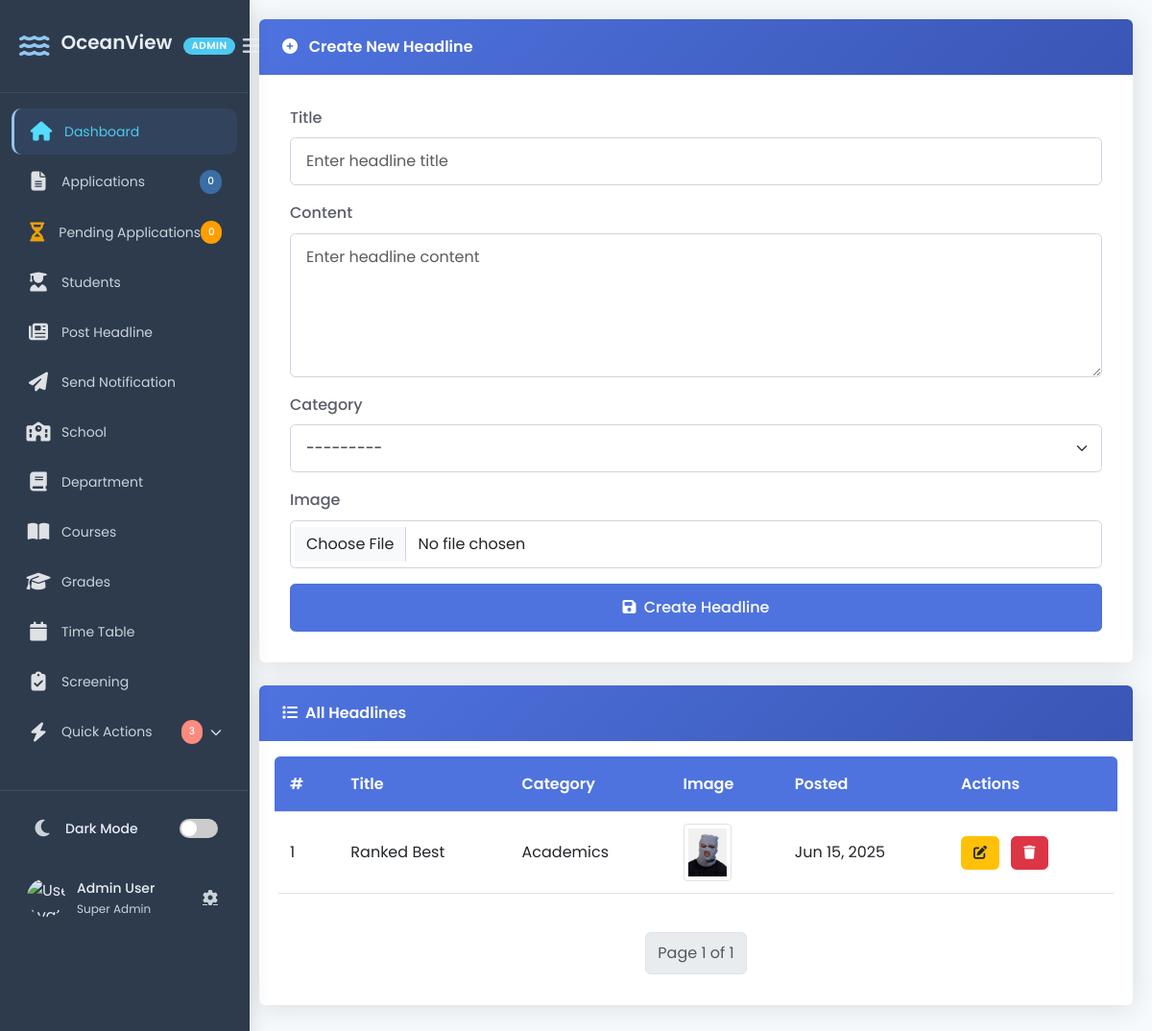
The page /headline/ on the database as committed earlier.
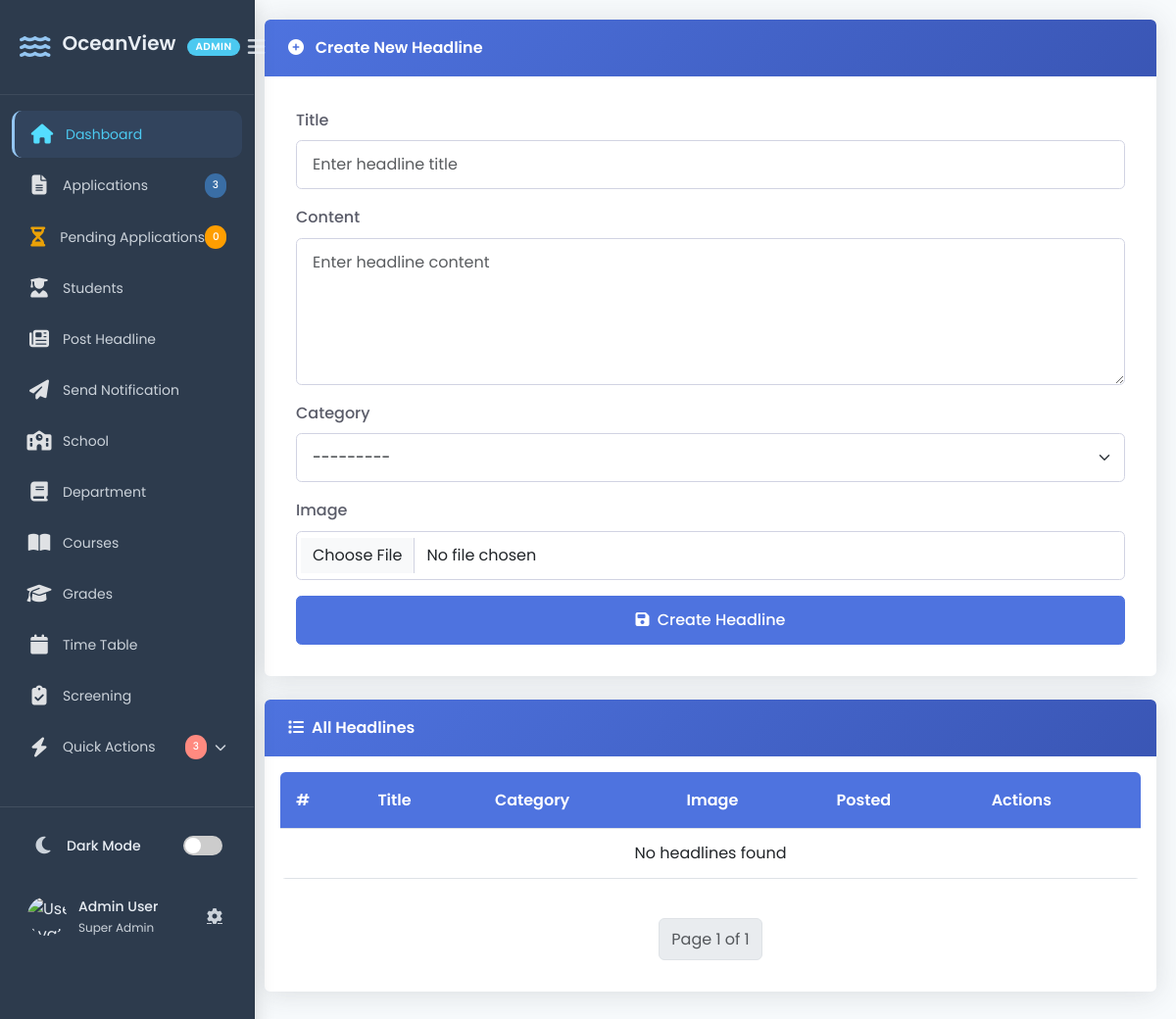
The same page on the database as committed later.
### portal/models.py (models this page shows, shortened)
class Headline(models.Model):
    title = models.CharField(max_length=100)
    content = models.TextField()
    image = models.ImageField(upload_to="news_images/", blank=True, null=True)
    category = models.ForeignKey(Category, on_delete=models.CASCADE)
    created_at = models.DateTimeField(default=now, editable=True)

class Category(models.Model):
    name = models.CharField(max_length=100, unique=True)
    def __str__(self):
        return self.name

### crm/views.py (the view)
# urls.py: path("headline/", Post_headline, name="Post_headline"),
def Post_headline(request):
    total_applications = Application.objects.count()
    total_pending_application = Application.objects.filter(is_approved=False).count()
    if request.method == "POST":
        form = HeadlineForm(request.POST, request.FILES)
        if form.is_valid():
            form.save()
            messages.success(request, "Headline posted successfully!")
            return redirect("Post_headline")
    else:
        form = HeadlineForm()
    headlines = paginate_headlines(request)
    return render(request, "crm/post_headline.html", {"form": form, "headlines": headlines, 'total_pending_application': total_pending_application, 'total_applications': total_applications})

### crm/forms.py
class HeadlineForm(forms.ModelForm):
    class Meta:
        model = Headline
        fields = ["title", "content", "image", "category"]
        widgets = {
            "title": forms.TextInput(attrs={"class": "form-control", "placeholder": "Enter headline title"}),
            "content": forms.Textarea(attrs={"class": "form-control", "rows": 5, "placeholder": "Enter headline content"}),
            "image": forms.FileInput(attrs={"class": "form-control"}),
            "category": forms.Select(attrs={"class": "form-select"}),
        }

### crm/views.py (called while the page is built)
def paginate_headlines(request):
    headlines_list = Headline.objects.all().order_by('-created_at')
    paginator = Paginator(headlines_list, 3)  # 3 headlines per page
    page_number = request.GET.get("page")
    return paginator.get_page(page_number)

### crm/templates/crm/post_headline.html (shortened to what the changed rows need)
{% load static %}
<!DOCTYPE html>
<html lang="en">
<head>
    <link href="https://cdn.jsdelivr.net/npm/bootstrap@5.3.0/dist/css/bootstrap.min.css" rel="stylesheet">
    <link rel="stylesheet" href="https://cdnjs.cloudflare.com/ajax/libs/font-awesome/6.0.0/css/all.min.css">
    <link rel="stylesheet" href="{% static 'crm/css/post_headline.css' %}">
</head>
<body>
    {% include 'crm/sidebar.html' %}
    <div class="main-content" style="margin-left: 250px; padding: 20px;">
        <div class="card">
            <div class="card-body">
                <div class="table-responsive">
                    <table class="table table-hover">
                        <thead>
                            <tr>
                                <th>#</th>
                                <th>Title</th>
                                <th>Category</th>
                                <th>Image</th>
                                <th>Posted</th>
                                <th>Actions</th>
                            </tr>
                        </thead>
                        <tbody>
                            {% for headline in headlines %}
                            <tr>
                                <td>{{ forloop.counter }}</td>
                                <td>{{ headline.title }}</td>
                                <td>{{ headline.category }}</td>
                                <td>
                                    {% if headline.image %}
                                        <img src="{{ headline.image.url }}" class="img-thumbnail">
                                    {% else %}
                                        None
                                    {% endif %}
                                </td>
                                <td>{{ headline.created_at|date:"M d, Y" }}</td>
                                <td>
                                    <a href="{% url 'edit_headline' headline.id %}" class="btn btn-sm btn-warning" title="Edit Headline">
                                        <i class="fas fa-edit"></i>
                                    </a>
                                    <button type="button" class="btn btn-sm btn-danger" data-bs-toggle="modal" data-bs-target="#deleteModal{{ headline.id }}">
                                        <i class="fas fa-trash"></i>
                                    </button>
                                </td>
                            </tr>
                            {% empty %}
                            <tr>
                                <td colspan="6" class="text-center">No headlines found</td>
                            </tr>
                            {% endfor %}
                        </tbody>
                    </table>
                </div>
            </div>
        </div>
    </div>
</body>
</html>

Rows that differ between the two databases and show on the page:
removed Headline: title "Ranked Best", category "Academics", image (picture), created_at "Jun 15, 2025"
Other text that changed with them:
{{ total_applications }}: "0" → "3"
text now shown: "No headlines found"
